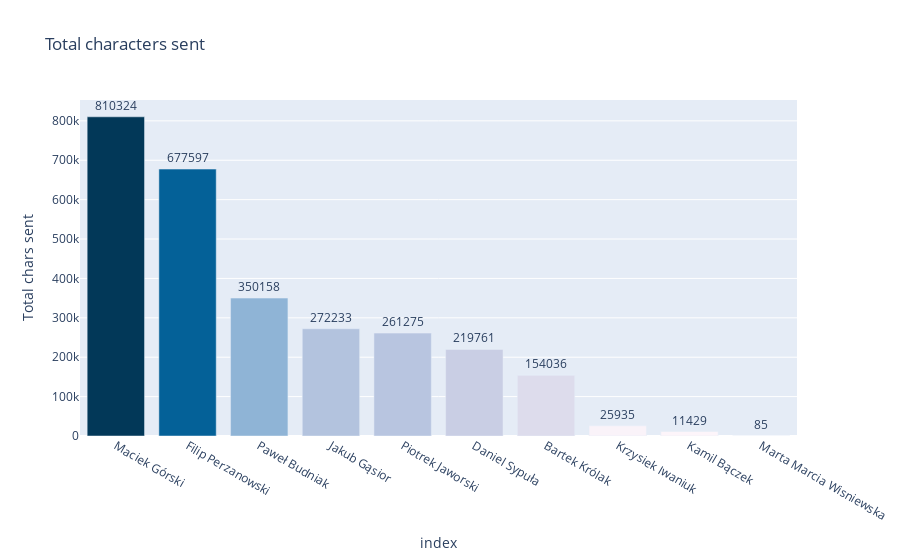

Here is the notebook cell this chart was saved with:
### Code cell
col = 'Total chars sent'
df2 = msg_stats.sort_values(by = col, ascending = False)
f = px.bar(df2, y = col, x = df2.index, labels = {'x': 'Sender'}, color = col, text = col,
           title = 'Total characters sent', color_continuous_scale = px.colors.sequential.PuBu)
f.update_traces(textposition = 'outside')
f.update(layout_coloraxis_showscale=False)
f

### Figure 1 — Plotly figure (JSON) as saved in the notebook; plotly's stock layout.template omitted (floating-point values rounded to 4 significant figures)
{"data": [{"alignmentgroup": "True", "hovertemplate": "index=%{x}<br>Total chars sent=%{marker.color}<extra></extra>", "legendgroup": "", "marker": {"color": [810324, 677597, 350158, 272233, 261275, 219761, 154036, 25935, 11429, 85], "coloraxis": "coloraxis"}, "name": "", "offsetgroup": "", "orientation": "v", "showlegend": false, "text": [810324, 677597, 350158, 272233, 261275, 219761, 154036, 25935, 11429, 85], "textposition": "outside", "type": "bar", "x": ["Maciek Górski", "Filip Perzanowski", "Paweł Budniak", "Jakub Gąsior", "Piotrek Jaworski", "Daniel Sypuła", "Bartek Królak", "Krzysiek Iwaniuk", "Kamil Bączek", "Marta Marcia Wisniewska"], "xaxis": "x", "y": [810324, 677597, 350158, 272233, 261275, 219761, 154036, 25935, 11429, 85], "yaxis": "y"}], "layout": {"barmode": "relative", "coloraxis": {"colorbar": {"title": {"text": "Total chars sent"}}, "colorscale": [[0, "rgb(255,247,251)"], [0.125, "rgb(236,231,242)"], [0.25, "rgb(208,209,230)"], [0.375, "rgb(166,189,219)"], [0.5, "rgb(116,169,207)"], [0.625, "rgb(54,144,192)"], [0.75, "rgb(5,112,176)"], [0.875, "rgb(4,90,141)"], [1, "rgb(2,56,88)"]], "showscale": false}, "legend": {"tracegroupgap": 0}, "title": {"text": "Total characters sent"}, "xaxis": {"anchor": "y", "domain": [0, 1], "title": {"text": "index"}}, "yaxis": {"anchor": "x", "domain": [0, 1], "title": {"text": "Total chars sent"}}}}
